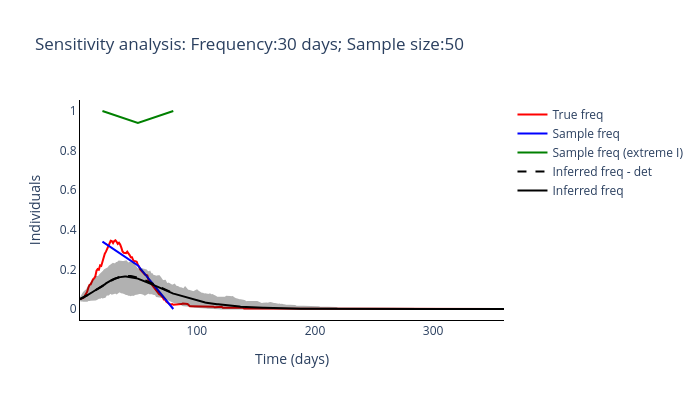

Notebook source saved alongside this figure:
### Code cell
routine_run(freq_samplying_range[5], sample_size_range[3])

### Figure 1 — Plotly figure (JSON) as saved in the notebook; plotly's stock layout.template omitted (floating-point values rounded to 4 significant figures; data arrays with more than 128 entries replaced by an {"elided": "..."} marker saying what was removed)
{"data": [{"line": {"color": "red"}, "mode": "lines", "name": "True freq", "type": "scatter", "x": {"elided": "360 int values"}, "y": {"elided": "360 float values"}}, {"line": {"color": "blue"}, "mode": "lines", "name": "Sample freq", "type": "scatter", "x": [20, 50, 80], "y": [0.34, 0.22, 0]}, {"line": {"color": "green"}, "mode": "lines", "name": "Sample freq (extreme I)", "type": "scatter", "x": [20, 50, 80], "y": [1, 0.94, 1]}, {"line": {"color": "black", "dash": "dash"}, "mode": "lines", "name": "Inferred freq - det", "type": "scatter", "x": {"elided": "360 int values"}, "y": [0.05, 0.05281, 0.05574, 0.05878, 0.06192, 0.06518, 0.06854, 0.072, 0.07555, 0.07919, 0.08291, 0.08671, 0.09057, 0.09449, 0.09846, 0.1025, 0.1065, 0.1105, 0.1145, 0.1185, 0.1223, 0.1262, 0.1299, 0.1335, 0.137, 0.1404, 0.1436, 0.1467, 0.1496, 0.1523, 0.1548, 0.1571, 0.1592, 0.161, 0.1627, 0.1641, 0.1652, 0.1661, 0.1668, 0.1672, 0.1673, 0.1672, 0.1669, 0.1664, 0.1657, 0.1647, 0.1636, 0.1622, 0.1607, 0.159, 0.1572, 0.1552, 0.153, 0.1508, 0.1484, 0.1459, 0.1433, 0.1407, 0.138, 0.1352, 0.1324, 0.1295, 0.1266, 0.1238, 0.1209, 0.118, 0.1151, 0.1122, 0.1093, 0.1064, 0.1036, 0.1008, 0.09797, 0.09522, 0.0925, 0.08982, 0.08718, 0.08459, 0.08204, 0.07955]}, {"line": {"color": "black"}, "mode": "lines", "name": "Inferred freq", "type": "scatter", "x": {"elided": "360 int values"}, "y": {"elided": "360 float values"}}, {"fill": "toself", "fillcolor": "black", "line": {"color": "black"}, "mode": "lines", "name": "Inferred freq", "opacity": 0.3, "showlegend": false, "type": "scatter", "x": {"elided": "720 int values"}, "y": {"elided": "720 float values"}}], "layout": {"height": 400, "plot_bgcolor": "white", "title": {"text": "Sensitivity analysis: Frequency:30 days; Sample size:50"}, "width": 700, "xaxis": {"linecolor": "black", "title": {"text": "Time (days)"}}, "yaxis": {"linecolor": "black", "title": {"text": "Individuals"}}}}
